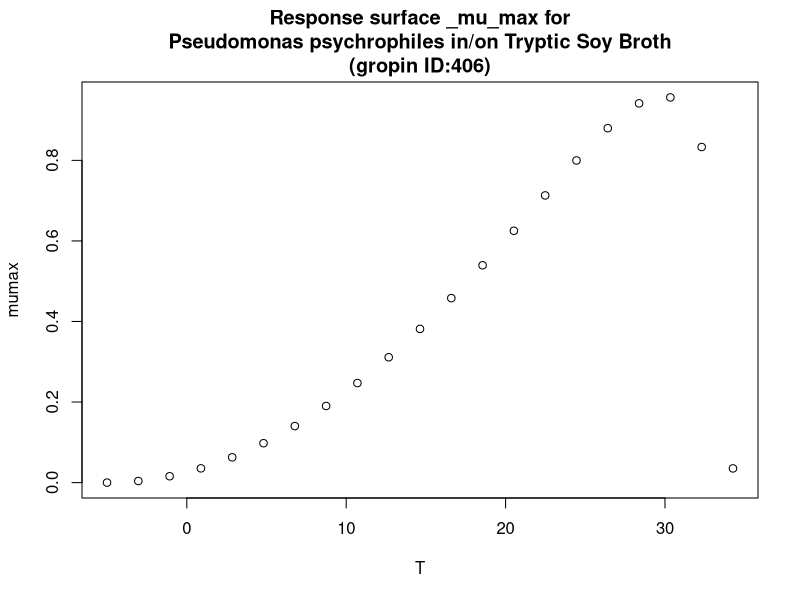

Reproduce this figure in R.
#############################
# start of Parameter script
#############################
T <- seq(-5.005,34.2657342657343,length.out=21)
#############################
# end of Parameter script
#############################
############################# 
# start of Model script Gropin ID 406 
#############################
 
# constant coefficients for this model
 
variables <- data.frame(T)
argumentsPar <- unique.data.frame(expand.grid(variables))
 
# heart of the model
response_surface <- function(T) {
   mumax <-(9.6*(10^-1)*(T-34.3)*((T+5)^2))/((29.8+5)*((29.8+5)*(T-29.8)-(29.8-34.3)*(29.8-5-2*T)))

	return(mumax=mumax)
} 

# output parameters
responseSurface <- cbind(argumentsPar,response_surface(argumentsPar['T']))
colnames(responseSurface) <- c(colnames(argumentsPar),'mumax')
#############################
# End of Model script
#############################
############################# 
# start of Visualisation script Gropin ID 406 
#############################
titleText <-'Response surface _mu_max for
Pseudomonas psychrophiles in/on Tryptic Soy Broth
(gropin ID:406)'
plot(T,responseSurface$'mumax',xlab='T',
                          ylab='mumax',main=titleText)
#############################
# End of Visualisation script
#############################
